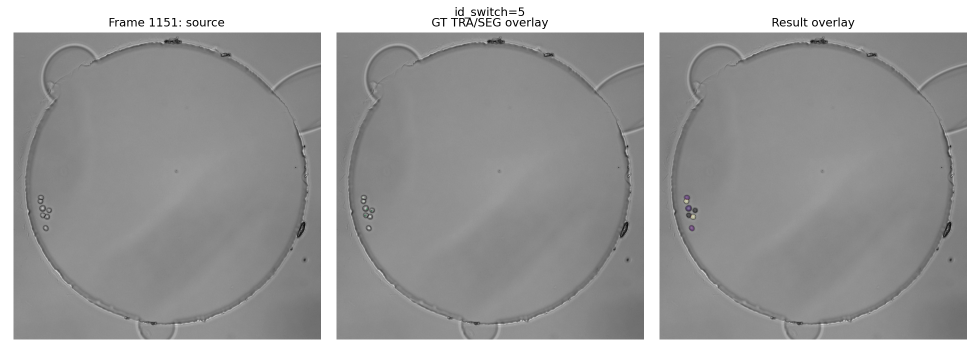
#> input picture 01_failure/frame_1151.png, 1960 x 700 px, found by its file name (shown at 1/2 size); the run also reads 1 picture not shown here
$ python visualize_rescale_overlay.py --original-image-dir ../../../01_failure --original-mask-dir ../../../01_failure --scaled-image-dir ../../../01_failure --scaled-mask-dir ../../../01_failure --output-dir out --image-pattern ../../../01_failure/frame_1151.png --mask-pattern ../../../01_failure/frame_1183.png
#> lines starting #> are read from the running program, lines starting #| are printed output that depends on the picture; after the words box and inside, x2 and y2 are one past the last pixel; in counts of white or black regions, pixels touching at a corner belong together
#!/usr/bin/env python3
"""Render before/after overlays for resized image and mask pairs.

The CSV metrics flag label loss/gain and foreground-area drift after spatial
rescaling, while the PNG overlays make it quick to inspect whether nearest
neighbor mask resizing kept labels aligned with the images.
"""

import argparse
import csv
import re
from pathlib import Path

import matplotlib.pyplot as plt
import numpy as np
import tifffile
from matplotlib.backends.backend_agg import FigureCanvasAgg
from matplotlib.colors import hsv_to_rgb
from matplotlib.figure import Figure


GOLDEN_RATIO_CONJUGATE = 0.618033988749895
IMAGE_SUFFIXES = {".tif", ".tiff", ".png", ".jpg", ".jpeg", ".bmp"}


def _natural_sort_key(text: str):
    return [int(part) if part.isdigit() else part.lower() for part in re.split(r"(\d+)", text)]


def _load_file_list(folder: Path, pattern: str):
    files = [
        path
        for path in sorted(folder.glob(pattern), key=lambda p: _natural_sort_key(p.name))
        if path.is_file() and path.suffix.lower() in IMAGE_SUFFIXES
    ]
    if not files:
        raise FileNotFoundError(f"No files found in '{folder}' with pattern '{pattern}'.")
    return files


def _read_image(path: Path):
    if path.suffix.lower() in {".tif", ".tiff"}:
        image = tifffile.imread(str(path))
    else:
        image = plt.imread(str(path))
#> image is the input picture: shape (700, 1960, 4) float32; mean R, G, B, A 0.615, 0.615, 0.615, 1
    return _prepare_image_for_display(image)


def _read_mask(path: Path):
    if path.suffix.lower() in {".tif", ".tiff"}:
        mask = tifffile.imread(str(path))
    else:
        mask = plt.imread(str(path))
    return _prepare_mask_for_display(mask)


def _prepare_image_for_display(image: np.ndarray):
    arr = np.asarray(image)
    if arr.ndim == 2:
        return arr
    if arr.ndim == 3:
        if arr.shape[-1] in (3, 4):
            return arr[..., :3]
        if arr.shape[0] in (3, 4):
            return np.moveaxis(arr[:3, ...], 0, -1)
        return arr[..., 0]
    raise ValueError(f"Unsupported image shape: {arr.shape}")


def _prepare_mask_for_display(mask: np.ndarray):
    arr = np.asarray(mask)
    if arr.ndim == 2:
        return arr.astype(np.int64)
    if arr.ndim == 3:
        if arr.shape[-1] in (3, 4):
            return arr[..., 0].astype(np.int64)
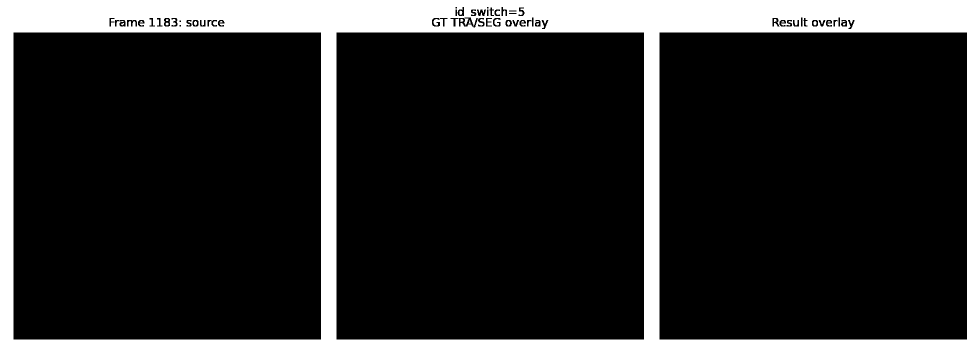
#> returned value: shape (700, 1960) int64 (shown at 1/2 size); values 0 (black) and 1 (white), 17.1% white; 18 white regions (10 under 20 px), largest, box (x1, y1, x2, y2) and area: (0, 0, 1960, 700) 233685, (388, 42, 394, 51) 42, (1627, 42, 1633, 51) 42
        return arr[..., 0].astype(np.int64)
    raise ValueError(f"Unsupported mask shape: {arr.shape}")


def _track_color(label_value: int):
    hue = (int(label_value) * GOLDEN_RATIO_CONJUGATE) % 1.0
    return np.asarray(hsv_to_rgb([hue, 0.85, 1.0]), dtype=np.float32)


def _label_overlay(mask: np.ndarray, alpha: float):
    overlay = np.zeros((*mask.shape, 4), dtype=np.float32)
    labels = np.unique(mask)
    labels = labels[labels != 0]
    for label_value in labels.tolist():
        pix = mask == label_value
        overlay[pix, :3] = _track_color(int(label_value))
        overlay[pix, 3] = alpha
    return overlay


def _validate_pair_shapes(image: np.ndarray, mask: np.ndarray, label: str):
    if image.shape[0] != mask.shape[0] or image.shape[1] != mask.shape[1]:
        raise ValueError(f"{label} image/mask shape mismatch: image={image.shape}, mask={mask.shape}")


def _labels(mask: np.ndarray):
    labels = np.unique(mask)
#> labels = [0, 1]
    return set(labels[labels != 0].astype(int).tolist())


def _frame_metrics(original_mask: np.ndarray, scaled_mask: np.ndarray, scale: float):
    original_labels = _labels(original_mask)
#> original_labels = 1 item
    scaled_labels = _labels(scaled_mask)
#> scaled_labels = 1 item
    original_fg = int(np.count_nonzero(original_mask))
#> original_fg = 234078
    scaled_fg = int(np.count_nonzero(scaled_mask))
#> scaled_fg = 234078
    expected_scaled_fg = original_fg * scale * scale
#> expected_scaled_fg = 58519.5
    normalized_fg_ratio = scaled_fg / expected_scaled_fg if expected_scaled_fg > 0 else 1.0
#> normalized_fg_ratio = 4

    return {
        "original_labels": len(original_labels),
        "scaled_labels": len(scaled_labels),
        "lost_labels": sorted(original_labels - scaled_labels),
        "new_labels": sorted(scaled_labels - original_labels),
        "original_foreground_pixels": original_fg,
        "scaled_foreground_pixels": scaled_fg,
        "normalized_foreground_ratio": normalized_fg_ratio,
    }


def _draw_overlay(ax, image: np.ndarray, mask: np.ndarray, title: str, alpha: float):
    if image.ndim == 2:
        ax.imshow(image, cmap="gray")
    else:
        ax.imshow(image)
    ax.imshow(_label_overlay(mask, alpha))
    ax.set_title(title)
    ax.set_axis_off()


def _select_indices(frame_count: int, max_frames: int | None, every: int):
    indices = list(range(0, frame_count, every))
    if max_frames is not None:
        indices = indices[:max_frames]
    return indices


def export_rescale_overlay_comparisons(
    original_image_files,
    original_mask_files,
    scaled_image_files,
    scaled_mask_files,
    output_dir: Path,
    scale: float = 0.5,
    alpha: float = 0.45,
    dpi: int = 150,
    max_frames: int | None = None,
    every: int = 1,
):
    """Write overlay PNGs and per-frame rescale metrics."""
    frame_count = min(
        len(original_image_files),
        len(original_mask_files),
        len(scaled_image_files),
        len(scaled_mask_files),
    )
    if frame_count == 0:
        raise ValueError("No complete original/rescaled image-mask pairs are available.")
    if scale <= 0:
        raise ValueError("--scale must be greater than zero.")
    if not (0.0 <= alpha <= 1.0):
        raise ValueError("--alpha must be between 0 and 1.")
    if every <= 0:
        raise ValueError("--every must be positive.")

    output_dir = output_dir.resolve()
    output_dir.mkdir(parents=True, exist_ok=True)

    fig = Figure(figsize=(12, 6))
    FigureCanvasAgg(fig)
    axes = fig.subplots(1, 2)
    fig.subplots_adjust(wspace=0.04)

    output_paths = []
    metrics_rows = []

    for frame_index in _select_indices(frame_count, max_frames=max_frames, every=every):
        original_image = _read_image(original_image_files[frame_index])
        original_mask = _read_mask(original_mask_files[frame_index])
        scaled_image = _read_image(scaled_image_files[frame_index])
        scaled_mask = _read_mask(scaled_mask_files[frame_index])

        _validate_pair_shapes(original_image, original_mask, "Original")
        _validate_pair_shapes(scaled_image, scaled_mask, "Rescaled")

        metrics = _frame_metrics(original_mask, scaled_mask, scale=scale)
#> metrics = {'original_labels': 1, 'scaled_labels': 1, 'lost_labels': [], 'new_labels': [], 'original_foreground_pixels': 234078, 'scaled_foreground_pixels': 234078, 'normalized_foreground_ratio': 4}
        metrics_rows.append(
            {
                "frame_index": frame_index,
                "original_image": original_image_files[frame_index].name,
                "original_mask": original_mask_files[frame_index].name,
                "scaled_image": scaled_image_files[frame_index].name,
                "scaled_mask": scaled_mask_files[frame_index].name,
                "original_shape": "x".join(str(v) for v in original_image.shape[:2]),
                "scaled_shape": "x".join(str(v) for v in scaled_image.shape[:2]),
                "original_labels": metrics["original_labels"],
                "scaled_labels": metrics["scaled_labels"],
                "lost_labels": " ".join(str(v) for v in metrics["lost_labels"]),
                "new_labels": " ".join(str(v) for v in metrics["new_labels"]),
                "original_foreground_pixels": metrics["original_foreground_pixels"],
                "scaled_foreground_pixels": metrics["scaled_foreground_pixels"],
                "normalized_foreground_ratio": f"{metrics['normalized_foreground_ratio']:.6f}",
            }
        )

        for ax in axes:
            ax.clear()

        _draw_overlay(
            axes[0],
            original_image,
            original_mask,
            f"Original frame {frame_index}\n{original_image.shape[0]}x{original_image.shape[1]}",
            alpha,
        )
#> in _label_overlay, `labels = np.unique(mask)`: labels = [0, 1]
#> in _label_overlay, `labels = labels[labels != 0]`: labels = [1]
#> the loop in _label_overlay, `for label_value in labels.tolist():` made 1 pass
#> hue in _track_color on pass 1: 0.618
#> after the loop in _label_overlay, `for label_value in labels.tolist():`:
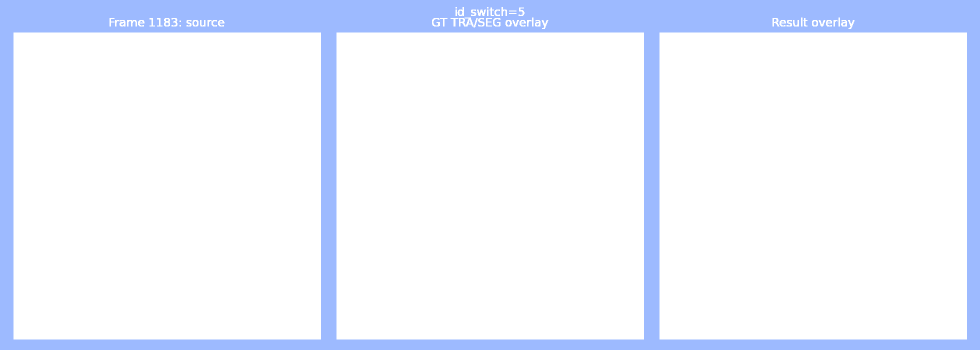
#> overlay: shape (700, 1960, 4) float32 (shown at 1/2 size); mean of channels 0, 1, 2, 3 0.0256, 0.068, 0.171, 0.0769; transparent parts drawn white
        _draw_overlay(
            axes[1],
            scaled_image,
            scaled_mask,
            (
                f"Rescaled frame {frame_index}\n"
                f"{scaled_image.shape[0]}x{scaled_image.shape[1]} | "
                f"labels {metrics['scaled_labels']}/{metrics['original_labels']}"
            ),
            alpha,
        )
#> the loop in _label_overlay (call 2), `for label_value in labels.tolist():` made 1 pass

        out_path = output_dir / f"frame_{frame_index:04d}_rescale_overlay.png"
        fig.savefig(str(out_path), dpi=dpi, bbox_inches="tight", pad_inches=0.08)
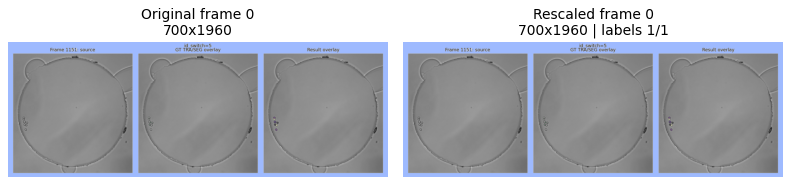
#> figure drawn by matplotlib, 2 panels
        output_paths.append(out_path)

    csv_path = output_dir / "rescale_overlay_summary.csv"
    with csv_path.open("w", newline="", encoding="utf-8") as handle:
        writer = csv.DictWriter(handle, fieldnames=list(metrics_rows[0].keys()))
        writer.writeheader()
        writer.writerows(metrics_rows)

    return output_paths, csv_path, metrics_rows


def parse_args():
    parser = argparse.ArgumentParser(
        description="Export side-by-side original/rescaled image-mask overlays for visual QA."
    )
    parser.add_argument("--original-image-dir", required=True, type=Path, help="Folder containing original images.")
    parser.add_argument("--original-mask-dir", required=True, type=Path, help="Folder containing original masks.")
    parser.add_argument("--scaled-image-dir", required=True, type=Path, help="Folder containing resized images.")
    parser.add_argument("--scaled-mask-dir", required=True, type=Path, help="Folder containing resized masks.")
    parser.add_argument("--output-dir", required=True, type=Path, help="Folder for overlay PNGs and CSV summary.")
    parser.add_argument("--image-pattern", default="*.tif", help="Glob for image frames (default: *.tif).")
    parser.add_argument("--mask-pattern", default="mask*.tif", help="Glob for mask frames (default: mask*.tif).")
    parser.add_argument("--scale", default=0.5, type=float, help="Expected spatial scale factor (default: 0.5).")
    parser.add_argument("--alpha", default=0.45, type=float, help="Mask overlay alpha, 0-1 (default: 0.45).")
    parser.add_argument("--dpi", default=150, type=int, help="PNG export DPI (default: 150).")
    parser.add_argument("--max-frames", default=25, type=int, help="Maximum frames to export (default: 25).")
    parser.add_argument("--every", default=1, type=int, help="Export every Nth frame (default: 1).")
    return parser.parse_args()


def main():
    args = parse_args()
    original_image_files = _load_file_list(args.original_image_dir.resolve(), args.image_pattern)
    original_mask_files = _load_file_list(args.original_mask_dir.resolve(), args.mask_pattern)
    scaled_image_files = _load_file_list(args.scaled_image_dir.resolve(), args.image_pattern)
    scaled_mask_files = _load_file_list(args.scaled_mask_dir.resolve(), args.mask_pattern)

    output_paths, csv_path, metrics_rows = export_rescale_overlay_comparisons(
        original_image_files=original_image_files,
        original_mask_files=original_mask_files,
        scaled_image_files=scaled_image_files,
        scaled_mask_files=scaled_mask_files,
        output_dir=args.output_dir.resolve(),
        scale=args.scale,
        alpha=args.alpha,
        dpi=args.dpi,
        max_frames=args.max_frames,
        every=args.every,
    )
#> output_paths = 1 item; metrics_rows = 1 item

    lost_label_frames = [row for row in metrics_rows if row["lost_labels"]]
#> lost_label_frames = []
    print(f"[EXPORT] wrote {len(output_paths)} overlay PNGs to {args.output_dir.resolve()}")
#| [EXPORT] wrote 1 overlay PNGs to src/ctc_tracking/visualization/out
    print(f"[CSV]    wrote {csv_path}")
#| [CSV]    wrote src/ctc_tracking/visualization/out/rescale_overlay_summary.csv
    if lost_label_frames:
        print(f"[WARN]   {len(lost_label_frames)} exported frames lost one or more labels after rescaling.")
    else:
        print("[OK]     No label IDs were lost in exported frames.")


if __name__ == "__main__":
    main()
